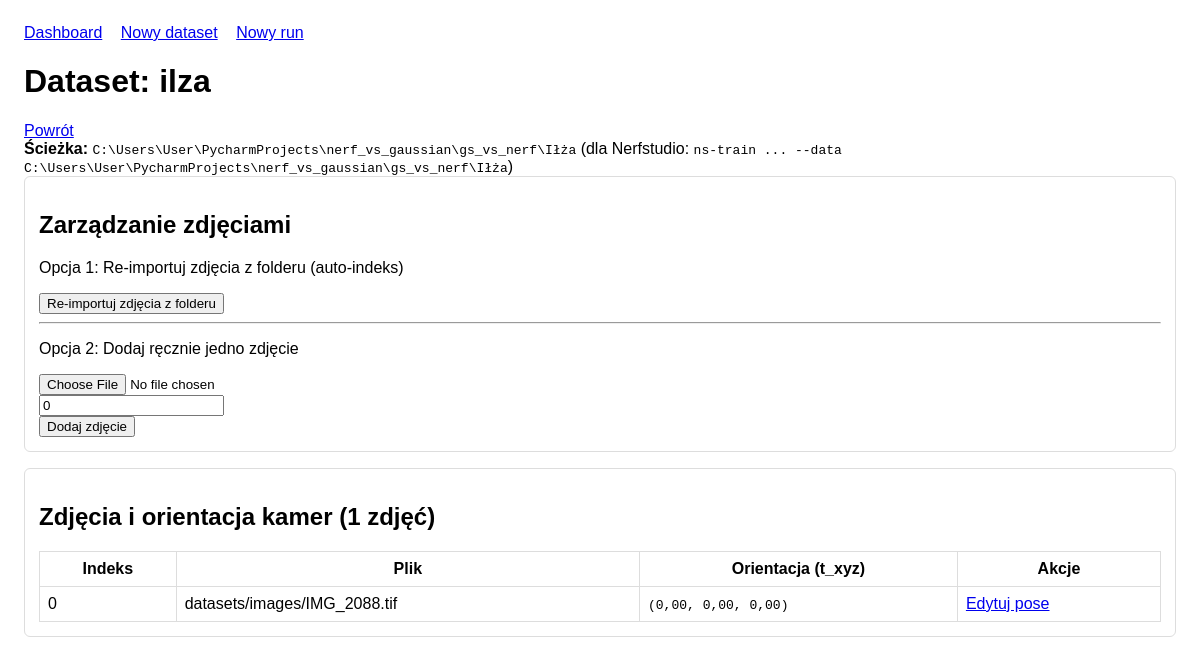
Screenshot of /datasets/1/ with the database file from the repository.
### experiments/models.py (models this page shows, shortened)
class Dataset(models.Model):
    name = models.CharField(max_length=128, unique=True)
    description = models.TextField(blank=True)
    data_path = models.CharField(max_length=512)
    created_at = models.DateTimeField(auto_now_add=True)
    class Meta:
        ordering = ["-created_at"]

class ImageFrame(models.Model):
    dataset = models.ForeignKey(Dataset, on_delete=models.CASCADE, related_name="images")
    image_file = models.FileField(upload_to="datasets/images/")
    frame_index = models.PositiveIntegerField(default=0)
    created_at = models.DateTimeField(auto_now_add=True)
    class Meta:
        ordering = ["frame_index", "id"]
        constraints = [
            models.UniqueConstraint(
                fields=["dataset", "frame_index"],
                name="unique_frame_per_dataset",
            )
        ]

class CameraPose(models.Model):
    image = models.OneToOneField(ImageFrame, on_delete=models.CASCADE, related_name="pose")
    tx = models.FloatField(default=0.0)
    ty = models.FloatField(default=0.0)
    tz = models.FloatField(default=0.0)
    qx = models.FloatField(default=0.0)
    qy = models.FloatField(default=0.0)
    qz = models.FloatField(default=0.0)
    qw = models.FloatField(default=1.0)
    created_at = models.DateTimeField(auto_now_add=True)

### experiments/views.py (the view)
# urls.py: path("datasets/<int:pk>/", views.dataset_detail, name="dataset_detail"),
def dataset_detail(request, pk: int):
    dataset = get_object_or_404(Dataset, pk=pk)
    image_form = ImageFrameForm()
    images = dataset.images.select_related("pose")
    return render(
        request,
        "experiments/dataset_detail.html",
        {"dataset": dataset, "images": images, "image_form": image_form},
    )

### experiments/forms.py
class ImageFrameForm(forms.ModelForm):
    class Meta:
        model = ImageFrame
        fields = ["image_file", "frame_index"]

### experiments/templates/experiments/dataset_detail.html (shortened to what this page needs)
{% extends 'experiments/base.html' %}
{% block content %}
<div class="d-flex justify-content-between align-items-center mb-3 gap-2">
    <div>
        <h1 class="h3 mb-1">Dataset: {{ dataset.name }}</h1>
    </div>
    <a href="{% url 'experiments:dashboard' %}" class="btn btn-outline-secondary btn-sm">Powrót</a>
</div>
<div class="alert alert-info">
    <strong>Ścieżka:</strong> <code>{{ dataset.data_path }}</code>
    (dla Nerfstudio: <code>ns-train ... --data {{ dataset.data_path }}</code>)
</div>
<div class="card mb-3">
    <div class="card-header">
        <h2 class="h5 mb-0">Zarządzanie zdjęciami</h2>
    </div>
    <div class="card-body">
        <p class="mb-3 text-muted">Opcja 1: Re-importuj zdjęcia z folderu (auto-indeks)</p>
        <form method="post" action="{% url 'experiments:dataset_reimport_images' dataset.pk %}" style="display: inline;">
            <button type="submit" class="btn btn-success btn-sm">Re-importuj zdjęcia z folderu</button>
        </form>
        <hr class="my-3">
        <p class="mb-3 text-muted">Opcja 2: Dodaj ręcznie jedno zdjęcie</p>
        <form method="post" enctype="multipart/form-data" action="{% url 'experiments:image_upload' dataset.pk %}">
            <div class="row g-2">
                <div class="col-auto">
                    {{ image_form.image_file }}
                </div>
                <div class="col-auto">
                    {{ image_form.frame_index }}
                </div>
                <div class="col-auto">
                    <button type="submit" class="btn btn-primary btn-sm">Dodaj zdjęcie</button>
                </div>
            </div>
        </form>
    </div>
</div>
<div class="card">
    <div class="card-header">
        <h2 class="h5 mb-0">Zdjęcia i orientacja kamer ({{ images.count }} zdjęć)</h2>
    </div>
    <div class="table-responsive">
        <table class="table table-sm mb-0">
            <thead class="table-light">
                <tr>
                    <th>Indeks</th>
                    <th>Plik</th>
                    <th>Orientacja (t_xyz)</th>
                    <th>Akcje</th>
                </tr>
            </thead>
            <tbody>
            {% for image in images %}
                <tr>
                    <td>
                        <span class="badge bg-secondary">{{ image.frame_index }}</span>
                    </td>
                    <td>{{ image.image_file.name }}</td>
                    <td>
                        {% if image.pose %}
                            <code>({{ image.pose.tx|floatformat:2 }}, {{ image.pose.ty|floatformat:2 }}, {{ image.pose.tz|floatformat:2 }})</code>
                        {% else %}
                            <span class="text-muted">—</span>
                        {% endif %}
                    </td>
                    <td>
                        <a href="{% url 'experiments:pose_edit' image.pk %}" class="btn btn-outline-primary btn-xs">Edytuj pose</a>
                    </td>
                </tr>
            {% empty %}
                <tr>
                    <td colspan="4" class="text-center text-muted py-3">Brak zdjęć. Użyj przycisku „Re-importuj zdjęcia z folderu" powyżej.</td>
                </tr>
            {% endfor %}
            </tbody>
        </table>
    </div>
</div>
{% endblock %}

### experiments/templates/experiments/base.html (style rules this page uses)
body { font-family: Arial, sans-serif; margin: 24px; }
table { border-collapse: collapse; width: 100%; margin-top: 16px; }
th, td { border: 1px solid #ddd; padding: 8px; }
.card { border: 1px solid #ddd; padding: 14px; margin-bottom: 16px; border-radius: 6px; }

### rows the page displays
Dataset: name "ilza", data_path "C:\\Users\\User\\PycharmProjects\\nerf_vs_gaussian\\gs_vs_nerf\\Iłża"
ImageFrame: frame_index "0", image_file.name "datasets/images/IMG_2088.tif", pose.tx "0,00", pose.ty "0,00", pose.tz "0,00"

### other values shown
{{ images.count }} "1"
